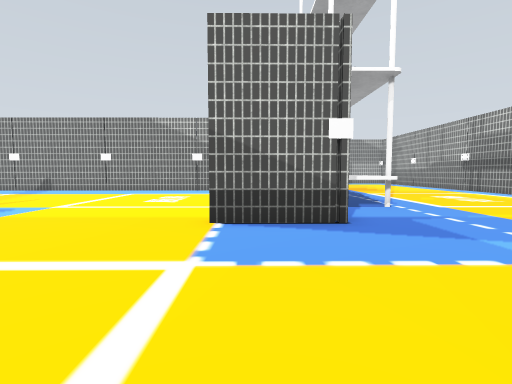
[1] (above)

21 first-person views from a walk through a world built for the Gazebo simulator. The camera is 0.1 m above the floor, tilts 4° down and sees 85° across. The floor is counted in squares, 0.1 m on a side. Each view is taken from the middle of a square. On the plan, view 1 faces up. The plan holds only what a view shows up to about 12 squares ahead; the rest is blank. The robots in the file are not drawn. Some surface patterns are stand-ins.

[2]
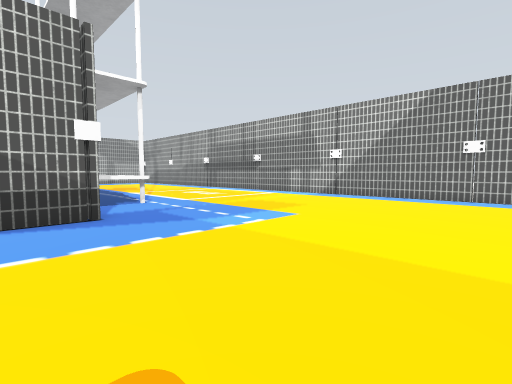

[3]
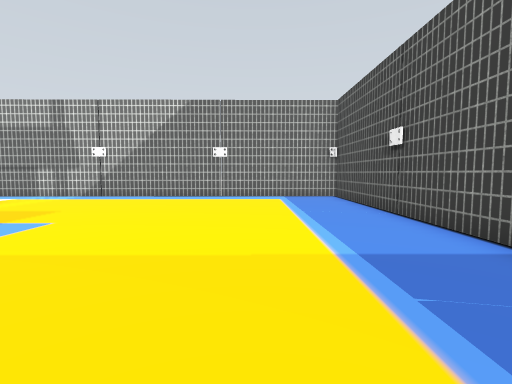

[4]
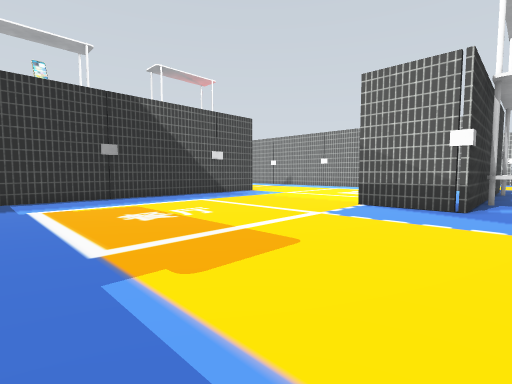

[5]
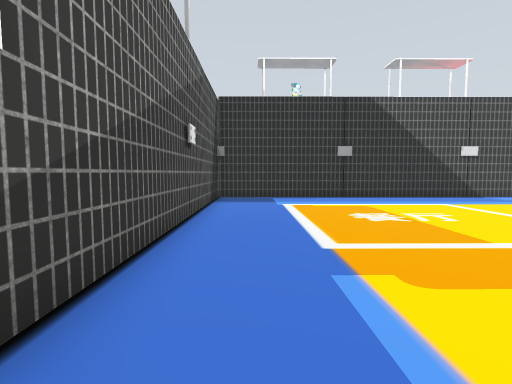

[6]
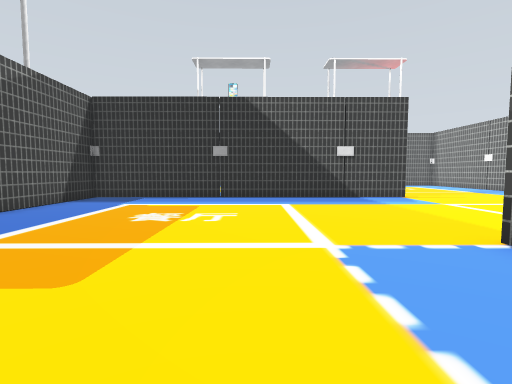

[7]
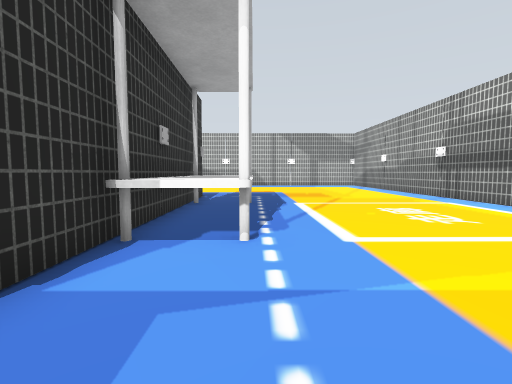

[8]
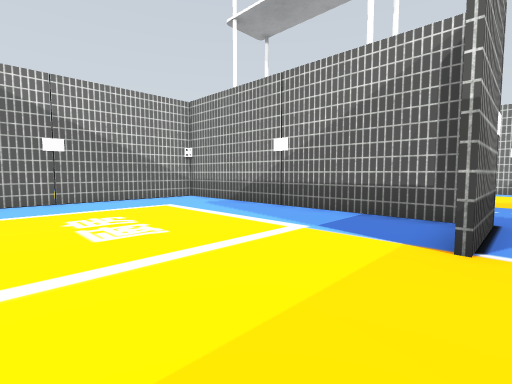

[9]
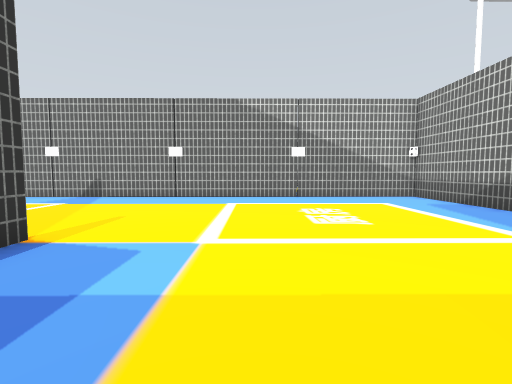

[10]
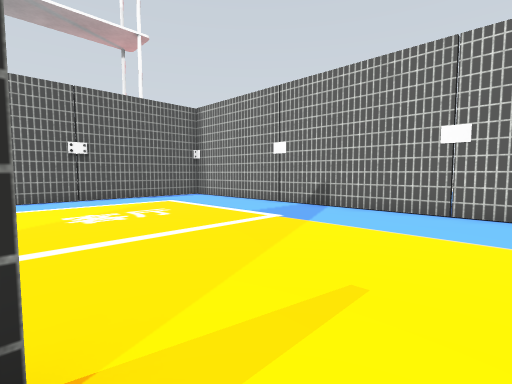

[11]
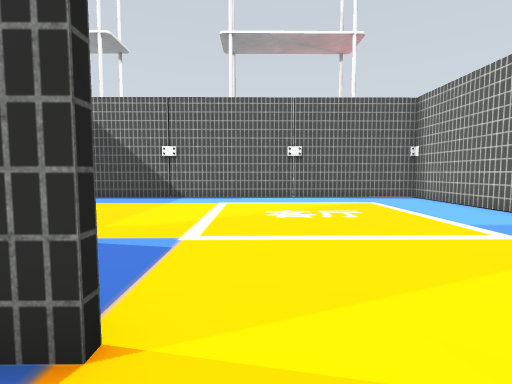

[12]
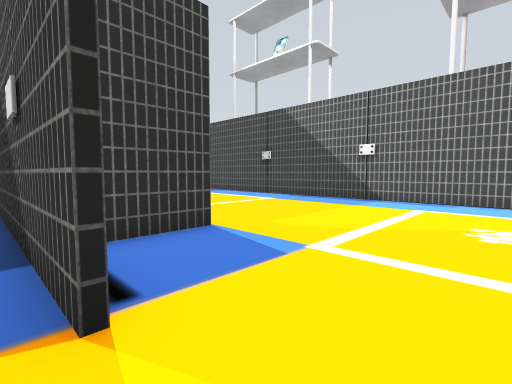

[13]
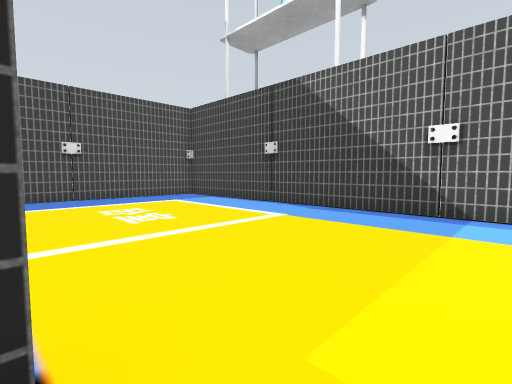

[14]
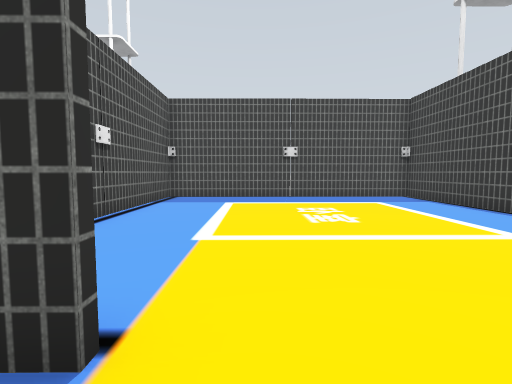

[15]
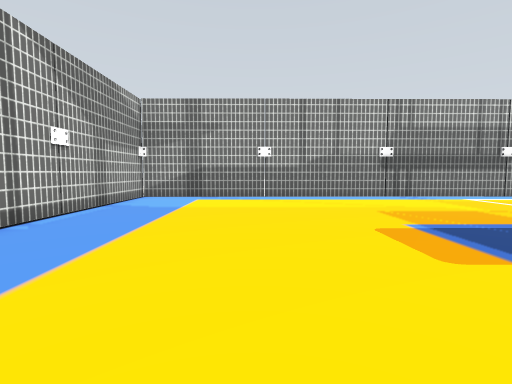

[16]
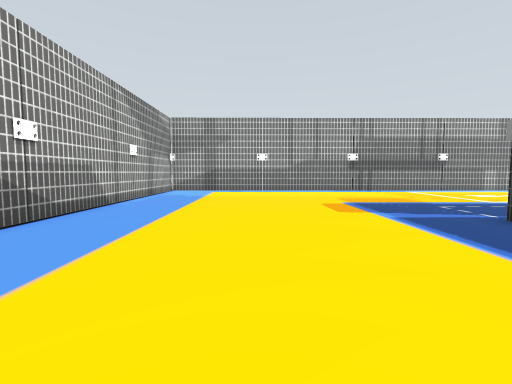

[17]
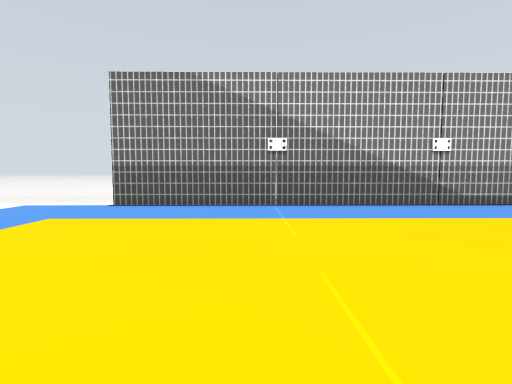

[18]
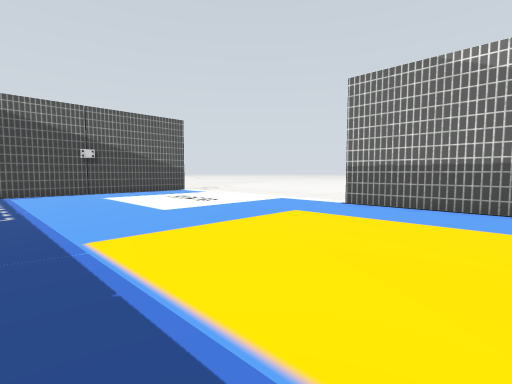

[19]
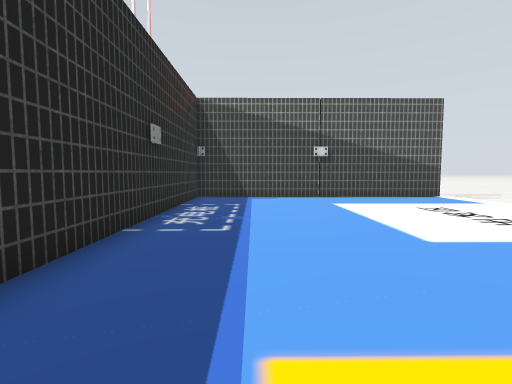

[20]
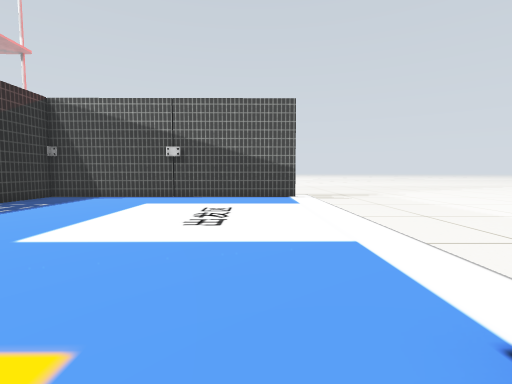

[21]
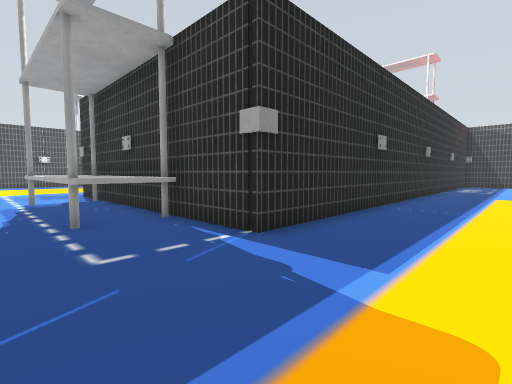

### Floor plan
Points are (right, up) in squares from view 1. A wall is a line through its corners. A room is listed if a view was taken in it or the views show most of it. See-through windows are left out.
Room 1 (views 1, 2, 3, 4, 5, 6, 7, 8, 9)
walls: (3.7, -4.5) (11.8, -4.4) (11.7, 5.6); (1.8, 10.5) (1.8, 5.5) (-0.9, 5.5); (-8.1, -4.6) (1.6, -4.5); (-8.4, 6.5) (-8.3, -4.6)
low walls: (3.8, 7.6) (2.1, 7.6)
ways out: opening at (-4, 6) to room 2; opening at (7.5, 6.5) to room 4
Room 2 (views 10, 11, 12)
walls: (-8.4, 8.2) (-8.4, 6.5); (1.7, 5.5) (1.6, 15.6) (-8.5, 15.5)
ways out: opening at (-4, 6) to room 1; opening at (-8, 12) to room 3
Room 3 (views 13, 14)
walls: (-11.2, 5.7) (-8.3, 5.7); (-8.5, 15.5) (-18.4, 15.5); (-18.5, 16) (-18.4, 5.5)
ways out: opening at (-8, 12) to room 2; opening at (-14.5, 6) to room 5
Room 4 (views 15, 16, 17, 18, 19, 20, 21)
walls: (3.9, 13.6) (3.9, 7.9); (-18.6, 15.6) (1.7, 15.8) (1.8, 10.5); (-18.6, 25.7) (-18.5, 16); (11.7, 5.6) (11.6, 25.7) (-8.5, 25.6)
low walls: (2, 13.6) (3.9, 13.6)
ways out: opening at (7.5, 6.5) to room 1; opening at (-19, 27)
Room 5 (no view inside)
walls: (-8.4, -4.6) (-8.5, 1); (-18.4, 5.5) (-18.3, -4.7) (-8.1, -4.6)
ways out: opening at (-14.5, 6) to room 3

Where each view was taken, in squares from view 1:
view 1: 0 up, 0 right, facing up
view 2: 1 down, 0 right, facing up-right
view 3: 1 down, 0 right, facing right
view 4: 3 down, 3 right, facing up-left
view 5: 3 down, 3 right, facing left
view 6: 2 up, 3 right, facing left
view 7: 4 up, 4 right, facing up
view 8: 5 up, 5 left, facing up-right
view 9: 4 up, 5 left, facing up
view 10: 8 up, 7 left, facing up-left
view 11: 9 up, 7 left, facing left
view 12: 10 up, 8 left, facing down-left
view 13: 7 up, 11 left, facing down-left
view 14: 7 up, 12 left, facing down
view 15: 21 up, 0 right, facing right
view 16: 21 up, 4 left, facing right
view 17: 17 up, 4 left, facing up
view 18: 17 up, 4 left, facing up-left
view 19: 18 up, 7 left, facing left
view 20: 24 up, 7 left, facing left
view 21: 19 up, 5 right, facing down-left
